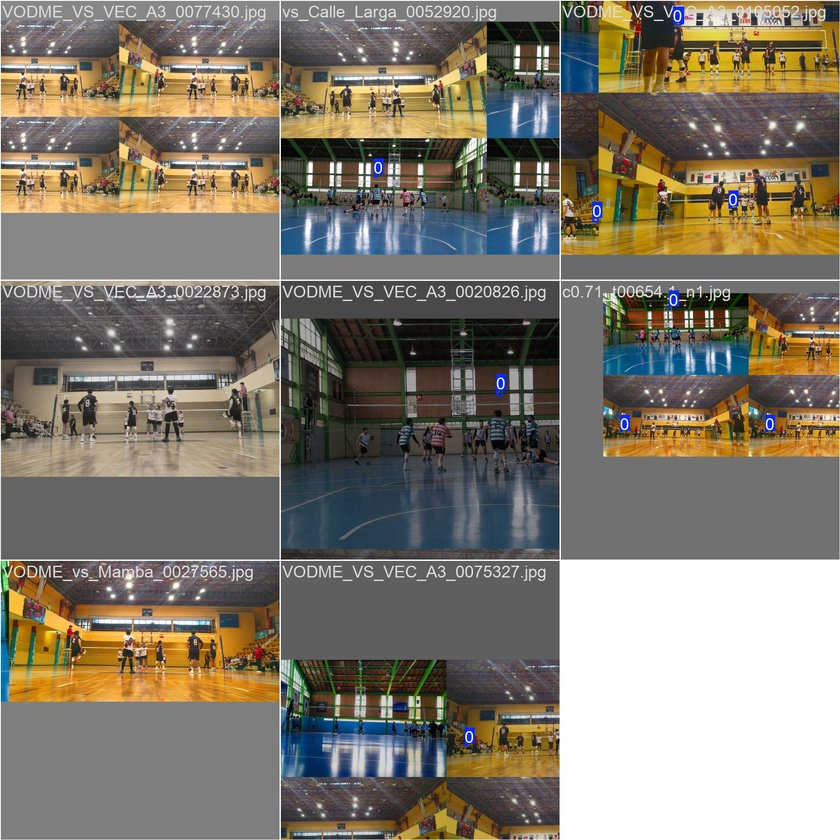
#> input picture models/runs/ball_combo2/train_batch0.jpg, 840 x 840 px, shrunk from 1920 x 1920 before the run; its folder holds only this picture in this run
$ python -i scenes.py   (imports and definitions only)
#> lines starting #> are read from the running program, lines starting #| are printed output that depends on the picture
#> further down, picture is the input picture: shape (840, 840, 3); mean B, G, R 109.7, 122.6, 129.6
"""Deteccion de cortes de camara (cambios de escena) por histograma de color.

Standalone: sin FastAPI, sin ARQ, sin YOLO. Solo opencv+numpy (regla 9, cero dep nueva).

Un corte DURO (cambio de toma, cambio de lado entre sets) cambia el histograma de
color de golpe. Un paneo o el movimiento de jugadores/balon NO: el color global del
frame se conserva. Se mide la correlacion del histograma HSV (H,S) entre frames
muestreados consecutivos; si cae por debajo del umbral -> frontera de escena.

Las fronteras (timestamps donde arranca un shot nuevo) sirven para:
  - resetear el estado del BallTracker por shot (balon estatico, continuidad),
  - cortar segmentos en detect_events (no stitchear trayectorias de dos tomas).

Se alimenta en la pasada gruesa de engine.run, que ya recorre esos frames en orden:
cero pasada de video extra.
"""

import logging

import cv2
import numpy as np

logger = logging.getLogger(__name__)

# Bins H,S del histograma HSV. Grueso a proposito: robusto a jitter/iluminacion.
_H_BINS, _S_BINS = 50, 60


def _hist(frame_bgr: np.ndarray) -> np.ndarray:
    hsv = cv2.cvtColor(frame_bgr, cv2.COLOR_BGR2HSV)
#> hsv: shape (840, 840, 3); mean H, S, V 37.4, 59.3, 135.2
    h = cv2.calcHist([hsv], [0, 1], None, [_H_BINS, _S_BINS], [0, 180, 0, 256])
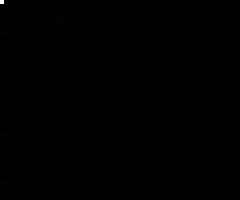
#> h: shape (50, 60) float32 (shown 4 times larger); min 0, max 245979, mean 235.2; drawn with min black and max white
    cv2.normalize(h, h, 0, 1, cv2.NORM_MINMAX)
    return h


class SceneCutDetector:
    """Detecta cortes de camara comparando histogramas de frames consecutivos.

    corr_threshold: correlacion HSV bajo la cual se declara corte. Alto (~0.6) marca
    SOLO cortes duros; paneos y accion intra-shot quedan por encima y no cortan
    (el paneo lo absorbe el filtro de balon estatico del tracker, no es un corte).
    """

    def __init__(self, corr_threshold: float = 0.6) -> None:
        self.corr_threshold = corr_threshold
        self._prev: np.ndarray | None = None
        self._cuts: list[float] = []

    def update(self, frame_bgr: np.ndarray, ts: float) -> None:
        h = _hist(frame_bgr)
        if self._prev is not None:
            corr = cv2.compareHist(self._prev, h, cv2.HISTCMP_CORREL)
            if corr < self.corr_threshold:
                self._cuts.append(float(ts))
        self._prev = h

    def cuts(self) -> list[float]:
        """Timestamps (s) donde arranca un shot nuevo. Orden ascendente."""
        return list(self._cuts)

>>> import cv2
>>> picture = cv2.imread('../models/runs/ball_combo2/train_batch0.jpg')
>>> result = _hist(picture)
